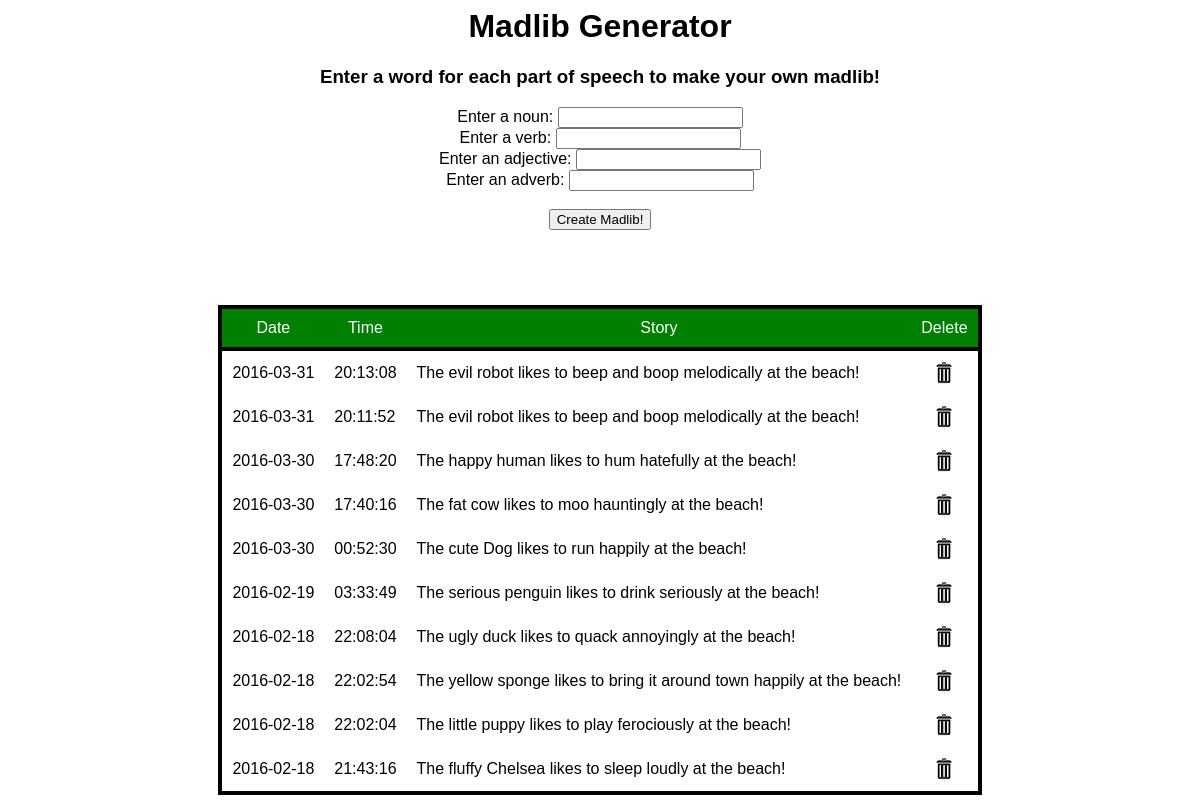
Screenshot of /week10/addmadlib.php with the database file from the repository.
### tables this page shows
CREATE TABLE `word_choices` (
  `id` int(11) NOT NULL AUTO_INCREMENT,
  `noun` varchar(20) DEFAULT NULL,
  `verb` varchar(20) DEFAULT NULL,
  `adjective` varchar(20) DEFAULT NULL,
  `adverb` varchar(20) DEFAULT NULL,
  `story` varchar(300) DEFAULT NULL,
  `time_stamp` timestamp NOT NULL DEFAULT CURRENT_TIMESTAMP ON UPDATE CURRENT_TIMESTAMP,
  PRIMARY KEY (`id`)
);

### week10/MadLibs.php (the view, shortened to what this page needs)
<?php
class MadLibs {
    public function orderStories() {
        $query = "SELECT id, story, time_stamp FROM word_choices ORDER BY time_stamp DESC";
        $dbc = mysqli_connect('localhost', 'root', '', 'madlib')
              or die('<br /><br />ERROR: Could not connect to the database.');
        $data = mysqli_query($dbc, $query);
        return $data;
    }
    public function formatStoriesTable() {
        $data = $this->orderStories();
        echo '<table><tr><td>Date</td><td>Time</td><td>Story</td><td>Delete</td></tr>';
        while($row = mysqli_fetch_array($data)) {
            echo '<tr><td>' . substr($row['time_stamp'], 0, 10) . '</td><td>' . substr($row['time_stamp'], 10) . '</td><td>' . $row['story'] .
            '</td><td><a href="delete.php?id=' . $row['id'] . '"><img src="trash.png" /></a></td></tr>';
        }
        echo '</table>';
    }
}
?>

### week10/style.css (style rules this page uses)
body { font-family: "Impact", Charcoal, sans-serif; text-align: center; }
table { border-collapse: collapse; border: 4px solid black; margin: 0px auto; margin-top: 75px; }
tr:first-child { text-align: center; background-color: green; color: white; border: 4px solid black; }
td:nth-child(n+4) { padding: 10px; text-align: left; }
td { padding: 10px; }
tr { font-family: "Trebuchet MS", Helvetica, sans-serif; }
img { display: block; margin-left: auto; margin-right: auto; }

### rows the page displays
word_choices: time_stamp "2016-03-31", time_stamp "20:13:08", story "The evil robot likes to beep and boop melodically at the beach!"
word_choices: time_stamp "2016-03-31", time_stamp "20:11:52", story "The evil robot likes to beep and boop melodically at the beach!"
word_choices: time_stamp "2016-03-30", time_stamp "17:48:20", story "The happy human likes to hum hatefully at the beach!"
word_choices: time_stamp "2016-03-30", time_stamp "17:40:16", story "The fat cow likes to moo hauntingly at the beach!"
word_choices: time_stamp "2016-03-30", time_stamp "00:52:30", story "The cute Dog likes to run happily at the beach!"
word_choices: time_stamp "2016-02-19", time_stamp "03:33:49", story "The serious penguin likes to drink seriously at the beach!"
word_choices: time_stamp "2016-02-18", time_stamp "22:08:04", story "The ugly duck likes to quack annoyingly at the beach!"
word_choices: time_stamp "2016-02-18", time_stamp "22:02:54", story "The yellow sponge likes to bring it around town happily at the beach!"
word_choices: time_stamp "2016-02-18", time_stamp "22:02:04", story "The little puppy likes to play ferociously at the beach!"
word_choices: time_stamp "2016-02-18", time_stamp "21:43:16", story "The fluffy Chelsea likes to sleep loudly at the beach!"
